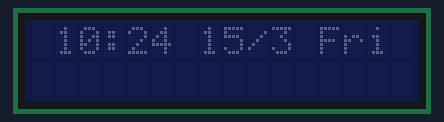
Bench run of a sketch on a simulated Arduino Uno, built with avr-gcc and run on an emulated ATmega328P. Shown: 16×2 character LCD. The local clock reads 2024-03-15 10:24:30 at power-on unless the sketch sets it; what the sketch prints to the serial monitor is not drawn.

Above: at 0.2 s.
At 30.8 s:
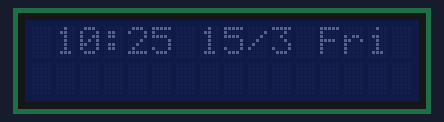
At 90.1 s:
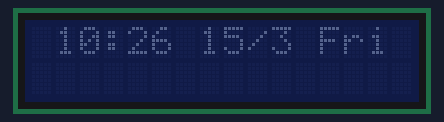

The sketch:

i2c_lcd_ds1307.ino
```cpp
#include <Wire.h>
#include "RTClib.h"
#include <LiquidCrystal_PCF8574.h>
RTC_DS1307 rtc;
LiquidCrystal_PCF8574 lcd(0x27);
char daysOfTheWeek[7][4] = {"Sun", "Mon", "Tue", "Wed", "Thu", "Fri", "Sat"};
char months[12][4]={"Jan","Feb","Mar","Apr","May","Jun","Jul","Aug","SEP","OCT","NOV","DEC"};
  int error;
void setup() {
   Serial.begin(115200);
  if (! rtc.begin()) {
    Serial.println("Couldn't find RTC");
    while (1);
  }
  Wire.pins(0,2);
  Wire.begin();
  Wire.beginTransmission(0x27);
  error = Wire.endTransmission();
  if (error == 0) {
    Serial.println(" LCD found.");
    lcd.begin(16, 2); // initialize the lcd
    lcd.clear();
    lcd.print("DIGITAL CLOCK");
}
}

void loop() {
  lcd.home();
  lcd.clear();
  lcd.setCursor(1, 0);
   DateTime now = rtc.now();
   lcd.print(now.hour(), DEC);
    lcd.print(':');
    lcd.print(now.minute(), DEC);
    lcd.print(' ');
   lcd.print(now.day(), DEC);
   lcd.print('/');
    lcd.print(now.month()); //months[now.month()-1]
    lcd.print(' ');
    lcd.print(daysOfTheWeek[now.dayOfTheWeek()]);
     //lcd.setCursor(0, 1);
    delay(1000);
}
```

Measured:
- what the display in image 1 shows lasts 59.2 s, from 30.8 s to 90.0 s
